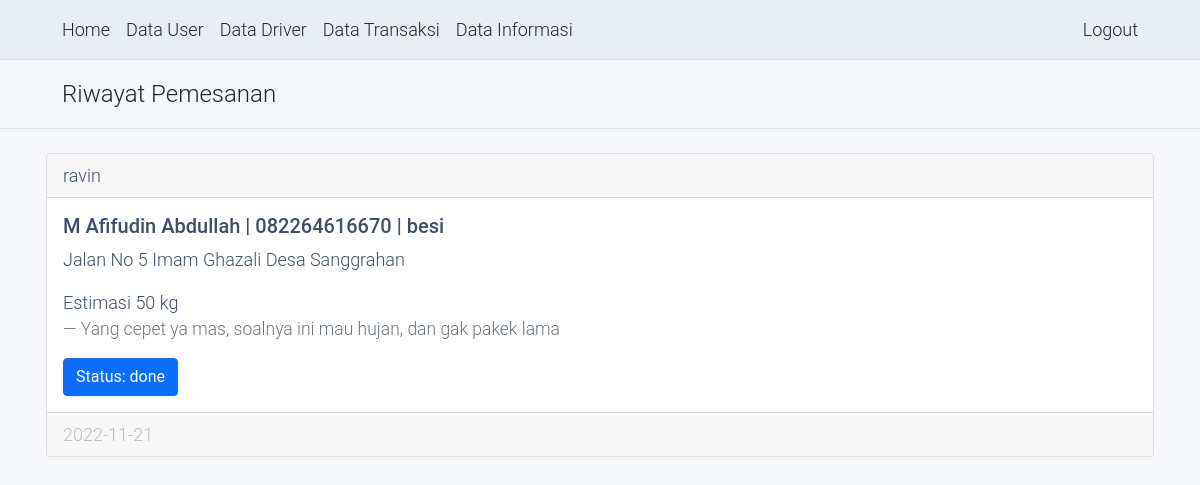
The app's page /admin-transaksi.php (signed in), older data.
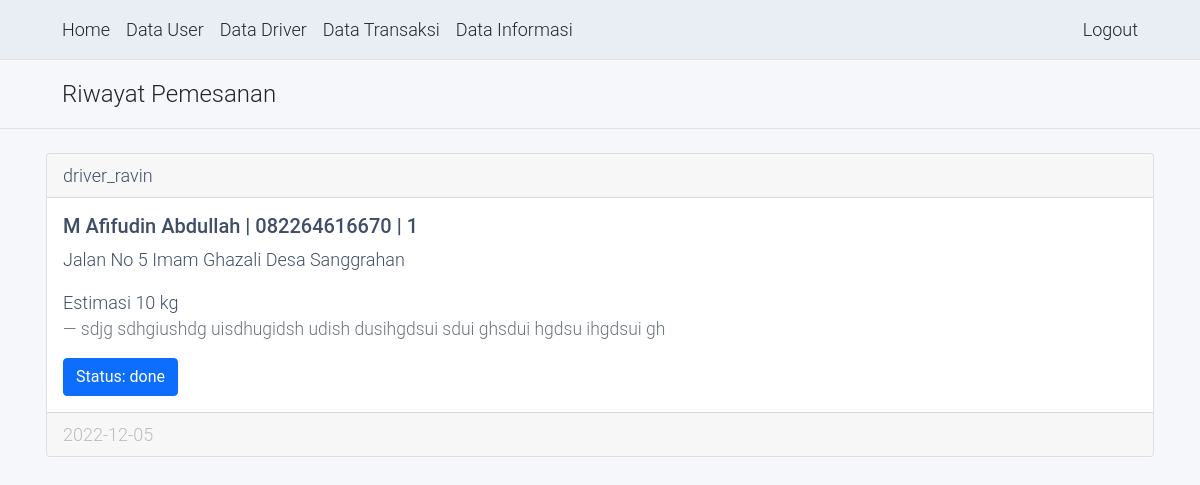
The same page, newer data.
### tables this page shows
CREATE TABLE `transactions` (
  `id` int(10) UNSIGNED NOT NULL,
  `name` varchar(250) NOT NULL,
  `user_username` varchar(20) NOT NULL,
  `driver_username` varchar(20) DEFAULT NULL,
  `nohp` char(12) NOT NULL,
  `type` int(10) UNSIGNED NOT NULL,
  `est` int(11) DEFAULT NULL,
  `address` varchar(255) NOT NULL,
  `trx_date` date NOT NULL DEFAULT current_timestamp(),
  `description` text NOT NULL,
  `status` enum('pending','process','done') NOT NULL DEFAULT 'pending'
);

### services/admin/fetch_transaction_service.php (called while the page is built, shortened)
<?php
require('./services/db_service.php');
try {
  $transactions = mysqli_query($conn, "select * from transactions");
} catch (\Throwable $th) {
  echo "<SCRIPT>alert('History gagal di dapatkan');window.location='./index.php'</SCRIPT>";
  return;
}

### admin-transaksi.php (the view, shortened to what this page needs)
<?php
require('./services/admin/fetch_transaction_service.php');
require('./components/header.php');
?>
<body>
  <?php
  require('./components/navigation.php');
  ?>
  <header class="py-3 mb-4 border-bottom">
    <div class="container">
      <a class="px-2 text-dark text-decoration-none">
        <span class="fs-4">Riwayat Pemesanan</span>
      </a>
    </div>
  </header>
  <div class="container px-3">
    <?php
    foreach ($transactions as $transaction) {
      $name = $transaction['name'];
      $driver_username = $transaction['driver_username'];
      $nohp = $transaction['nohp'];
      $type = $transaction['type'];
      $address = $transaction['address'];
      $trx_date = $transaction['trx_date'];
      $est = $transaction['est'];
      $description = $transaction['description'];
      $status = $transaction['status'];
      echo "
      <div class='card mb-3'>
        <div class='card-header'>
        $driver_username
        </div>
        <div class='card-body'>
          <h5 class='card-title'>$name | $nohp | $type</h5>
          <p class='card-text'>$address</p>
          <p class='card-text'>Estimasi $est kg</p>
          <blockquote class='blockquote mb-3 mt-3'>
            <footer class='blockquote-footer'>$description</footer>
          </blockquote>
          <span class='btn btn-primary'>Status: $status</a>
        </div>
        <div class='card-footer text-muted'>
          $trx_date
        </div>
      </div>
      ";
    }
    ?>
  </div>
</body>
<?php
require('./components/footer.php')
?>

Row changes from the older to the newer data that the page shows:
changed transactions "M Afifudin Abdullah": driver_username "ravin" → "driver_ravin"; type "besi" → "1"; est "50" → "10"; description "Yang cepet ya mas, soalnya ini mau hujan, dan gak pakek lama" → "sdjg sdhgiushdg uisdhugidsh udish dusihgdsui sdui ghsdui hgdsu ihgdsui gh"; trx_date "2022-11-21" → "2022-12-05"
